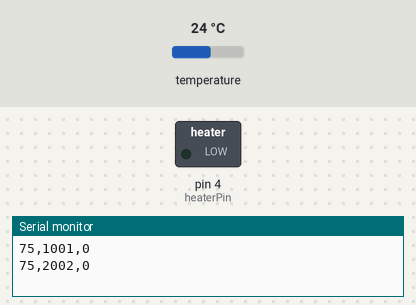
Bench run of a sketch on a simulated Arduino Uno, built with avr-gcc and run on an emulated ATmega328P. Shown: switched loads named in the sketch (green lamp = pin HIGH), the last lines printed to the serial monitor. Inputs (shaded band) come from the test bench; at power-on: temperature 24 °C.

Above: at 3.5 s.
3.6 s: temperature set to 16.3 °C
6.9 s: temperature set to 14.8 °C
At 8.9 s:
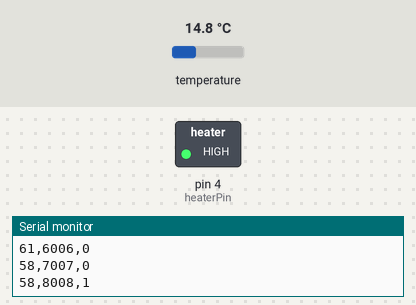
9.2 s: temperature set to 18.4 °C
10.9 s: temperature set to 19.3 °C
At 12.3 s:
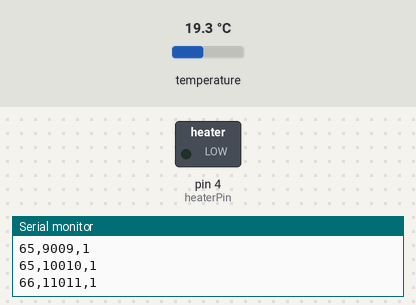
13.2 s: temperature set to 12 °C
At 17.6 s:
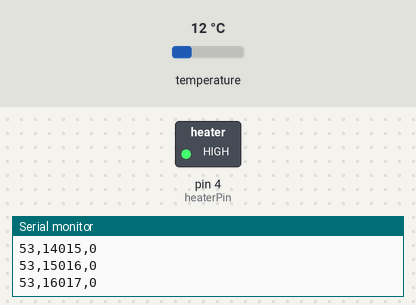
Timing chart, 0 to 18.4 s (numbered marks = the images above; inputs shaded):
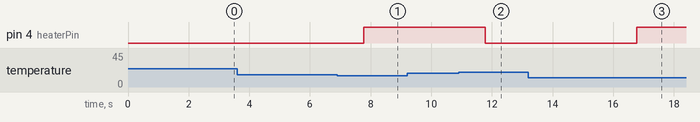

Measured:
- the behaviour switches between 15.6 and 15.5 °C on temperature (found by bisection; images 0 and 1)
- the behaviour switches between 18.9 and 19 °C on temperature (found by bisection; images 1 and 2)
- after the input at 6.9 s, pin 4 (heaterPin): LOW → HIGH after 0.87 s
- after the input at 10.9 s, pin 4 (heaterPin): HIGH → LOW after 0.88 s
- after the input at 13.2 s, pin 4 (heaterPin): LOW → HIGH after 3.6 s

The sketch:

temp_test.ino
```cpp
/*********
  Rui Santos
  Complete project details at https://randomnerdtutorials.com
  Based on the Dallas Temperature Library example
*********/

#include <OneWire.h>
#include <DallasTemperature.h>

// Data wire is connected to the Arduino digital pin 3
#define ONE_WIRE_BUS 3

// Setup a oneWire instance to communicate with any OneWire devices
OneWire oneWire(ONE_WIRE_BUS);

// Pass our oneWire reference to Dallas Temperature sensor
DallasTemperature sensors(&oneWire);

const int heaterPin =  4;// heater pin number

const int cold = 60; // when temperature drops below this, turn heater on
const int hot = 65; // when temperature rises above this, turn heater off

int heaterState = LOW;
int temp;
const long failsafeHeaterOn = 15000; // how long heater can stay on if temp sensor is unresponsive
const long failsafeHeaterOff = 5000; // how long heater must stay off if temp sensor is unresponsive
unsigned long offMillis = 0; // when heater turned off
unsigned long onMillis = 0; // when heater turned on
const long interval = 1000; // how often heater is updated
unsigned long prevMillis = 0; // when heater was last updated

void setup(void)
{
  // Start serial communication for debugging purposes
  Serial.begin(9600);
  // Start up the library
  sensors.begin();
  pinMode(heaterPin, OUTPUT);
}

void loop(void){
  // Call sensors.requestTemperatures() to issue a global temperature and Requests to all devices on the bus
  unsigned long currentMillis = millis();
  if(currentMillis - prevMillis > interval){
    prevMillis = currentMillis;
    sensors.requestTemperatures();
//    Serial.print("Fahrenheit temperature: ");
    // Why "byIndex"? You can have more than one IC on the same bus. 0 refers to the first IC on the wire
    temp = sensors.getTempFByIndex(0);
    Serial.print(temp);
//    Serial.print(" - Celsius temperature: ");
//    Serial.println(sensors.getTempCByIndex(0));
    Serial.print(",");
    Serial.print(currentMillis);
    Serial.print(",");
    Serial.print(heaterState);
    Serial.println();
//    Serial.print("\t");
//    Serial.print(onMillis);
//    Serial.print("\t");
    if ((temp < cold) and (currentMillis-offMillis>failsafeHeaterOff)) {
      if(heaterState == LOW){
        onMillis = currentMillis;
      }
      heaterState = HIGH;

    }
    if ((temp > hot) or (currentMillis-onMillis>failsafeHeaterOn)) {
      if(heaterState == HIGH){
        offMillis = currentMillis;
      }
      heaterState = LOW;
    }
    // set the pump with the pumpState of the variable:
    digitalWrite(heaterPin, heaterState);
  }
}
```
